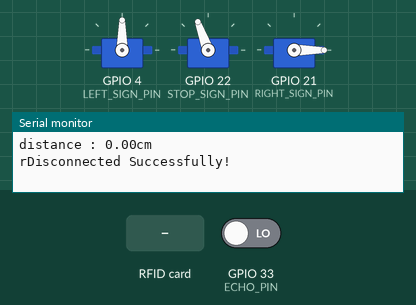
Simulated run of this sketch. Board: ESP32. Shown: 3 × servo, the last lines printed to the serial monitor. The test bench sets the inputs (shaded band); at power-on: GPIO 33 (ECHO_PIN) LOW. Nothing arrives over Bluetooth unless stated.

Above: at 1.2 s.
1.3 s: RFID card 5E 7A 19 C4 held to the reader
At 4.0 s:
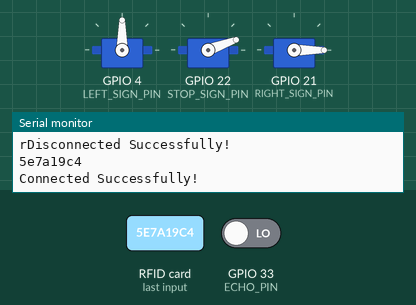
Timing chart, 0 to 5.8 s (numbered marks = the images above; inputs shaded):
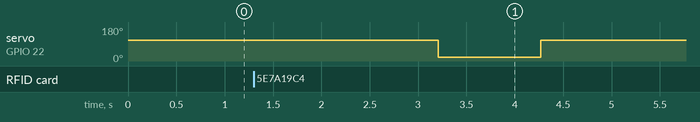

Measured:
- after the input at 1.3 s, servo on GPIO 22 (STOP_SIGN_PIN): 110° → 20° after 1.9 s, → 110° 1.1 s later

The sketch:

infra.ino
```cpp
#include <stdlib.h>
#include <SPI.h>
#include <MFRC522.h>
#include "BluetoothSerial.h"
#include <ESP32Servo.h>

#define LEFT_SIGN_PIN 4
#define STOP_SIGN_PIN 22
#define RIGHT_SIGN_PIN 21

#define RST 34
#define MISO 22
#define MOSI 23
#define SCK 18
#define SS 5

#define TRIG_PIN 32
#define ECHO_PIN 33
#define FREQ 400
#define DISTANCE 10.0

Servo Left_Sign;
Servo Stop_Sign;
Servo Right_Sign;

int tsignal = 0;
char singals[2]{ 'L', 'r' };
// char singals[2]{ 'r', 'L' };

// char singals[2]{ 'r', 'r' };

int threshold = 1000;
int count = 0;

#if !defined(CONFIG_BT_SPP_ENABLED)
#error Serial Bluetooth not available or not enabled. It is only available for the ESP32 chip.
#endif

BluetoothSerial SerialBT;

byte nuidPICC[4] = { 0, 0, 0, 0 };

MFRC522 rfid(SS, RST);
MFRC522::MIFARE_Key key;

String slaveName = "slave";  // Change this to reflect the real name of your slave BT device
String myName = "master";

float getDistance() {
  float duration, distance;
  digitalWrite(TRIG_PIN, HIGH);
  delay(10);
  digitalWrite(TRIG_PIN, LOW);

  duration = pulseIn(ECHO_PIN, HIGH);
  distance = ((float)(340 * duration) / 1000 / 10) / 2;
  Serial.print("distance : ");
  Serial.print(distance);
  Serial.println("cm");
  return distance;
}

void signalOn(int count) {
  if (count % FREQ == 0) {
    tsignal = (tsignal + 1) % 2;

    Left_Sign.write(0);
    Right_Sign.write(0);

    if (tsignal == 0) {
      Right_Sign.write(90);
    } else if (tsignal == 1) {
      Left_Sign.write(90);
    }
  }
}

void tryConnect(String carId) {
  if (SerialBT.connect(carId)) {
    Serial.println("Connected Successfully!");
    delay(1000);
    Stop_Sign.write(20);
  }
}

void setup() {
  Serial.begin(115200);
  SerialBT.begin(myName, true);
  SPI.begin();
  rfid.PCD_Init();

  Left_Sign.attach(LEFT_SIGN_PIN);
  Stop_Sign.attach(STOP_SIGN_PIN);
  Right_Sign.attach(RIGHT_SIGN_PIN);

  pinMode(TRIG_PIN, OUTPUT);
  pinMode(ECHO_PIN, INPUT);

    Stop_Sign.write(110);

  for (byte i = 0; i < 6; i++) {
    key.keyByte[i] = 0xFF;
  }
  // rfid.PCD_DumpVersionToSerial();

  delay(10);
}

void loop() {
  signalOn(count);
  if (SerialBT.connected() && getDistance() < DISTANCE) {
    SerialBT.write(singals[tsignal]);
      Serial.print(singals[tsignal]);
    delay(50);

    SerialBT.disconnect();
    Serial.println("Disconnected Successfully!");

    for (byte i = 0; i < 4; i++) {
      nuidPICC[i] = 0;
    }
    Stop_Sign.write(110);
  }

  count++;
  count %= FREQ;

  if (!rfid.PICC_IsNewCardPresent())
    return;
  // Verify if the NUID has been readed
  if (!rfid.PICC_ReadCardSerial())
    return;

  if (rfid.uid.uidByte[0] != nuidPICC[0] || rfid.uid.uidByte[1] != nuidPICC[1] || rfid.uid.uidByte[2] != nuidPICC[2] || rfid.uid.uidByte[3] != nuidPICC[3]) {
    String rfid_;

    for (byte i = 0; i < 4; i++) {
      nuidPICC[i] = rfid.uid.uidByte[i];
      rfid_ += String(rfid.uid.uidByte[i], HEX);
    }

  Serial.println(rfid_);
  tryConnect(rfid_);
  } else Serial.println(F("Card read previously."));

  rfid.PICC_HaltA();
}
```
